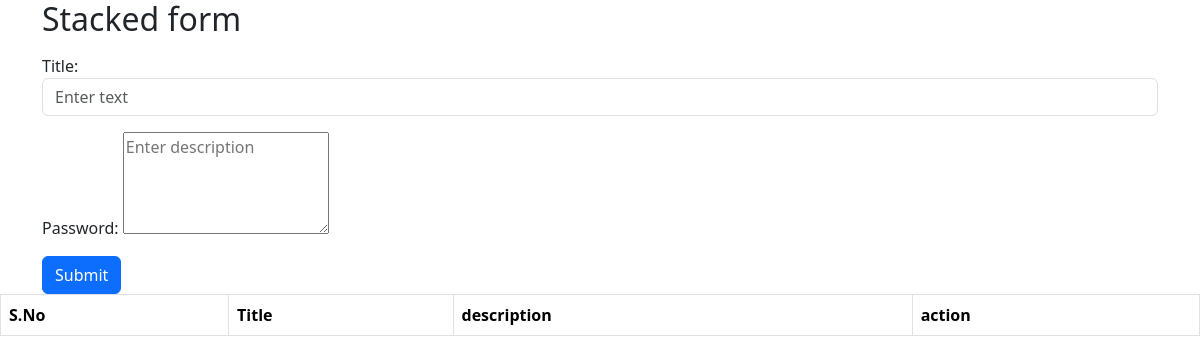
Page /todo/ on the earlier database version.
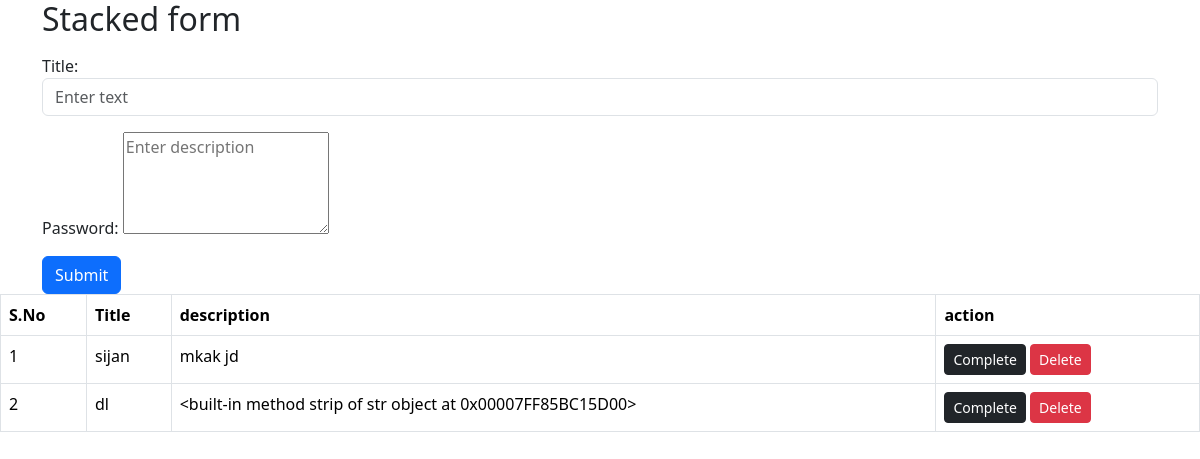
Same page on the later database version.
### myApp/models.py (models this page shows, shortened)
class Todo(models.Model):
    title = models.CharField(max_length=100)
    description = models.TextField(null=True, blank=True)
    completed = models.BooleanField(default=False)

### myApp/views.py (the view)
# urls.py: path('', views.todo_list,name="todo_list"),
def todo_list(request):
   todos = Todo.objects.order_by('-id')
   return render(request, 'myApp/index.html',{'todos':todos})

### myApp/templates/myApp/index.html (shortened to what this page needs)
<!DOCTYPE html>
<html lang="en">
<head>
    <link href="https://cdn.jsdelivr.net/npm/bootstrap@5.3.3/dist/css/bootstrap.min.css" rel="stylesheet">
</head>
<body>
    <div class="container-fluid">
        <div class="container">
            <h2>Stacked form</h2>
            <form action="{% url 'create_todo' %}" method="POST">
                <div class="mb-3 mt-3">
                    <label for="Title">Title:</label>
                    <input type="title" class="form-control" placeholder="Enter text" name="title">
                </div>
                <div class="mb-3">
                    <label for="pwd">Password:</label>
                    <textarea name="description" placeholder="Enter description" rows="4"></textarea>
                </div>
                <button type="submit" class="btn btn-primary">Submit</button>
            </form>
        </div>
    </div>
    <table class="table table-bordered">
        <thead>
            <tr>
                <th>S.No</th>
                <th>Title</th>
                <th>description</th>
                <th>action</th>
            </tr>
        </thead>
        <tbody>
            {% for todo in todos %}
            <tr>
                <td>{{ forloop.counter }}</td>
                <td>{{ todo.title }}</td>
                <td>{{ todo.description }}</td>
                <td>
                    {% if todo.completed %}<span class="btn btn-success">Completed</span>
                    {% else %}
                    <a class="btn btn-sm btn-dark" href="{% url 'complete_todo' todo.id %}">Complete</a>
                    {% endif %}
                    <a class="btn btn-sm btn-danger" href="{% url 'delete_todo' todo.id %}">Delete</a>
                </td>
            </tr>
            {% endfor %}
        </tbody>
    </table>
</body>
</html>

Differences in the rows shown:
added Todo: title "sijan", description "mkak jd", completed "Complete"
added Todo: title "dl", description "<built-in method strip of str object at 0x00007FF85BC15D00>", completed "Complete"
